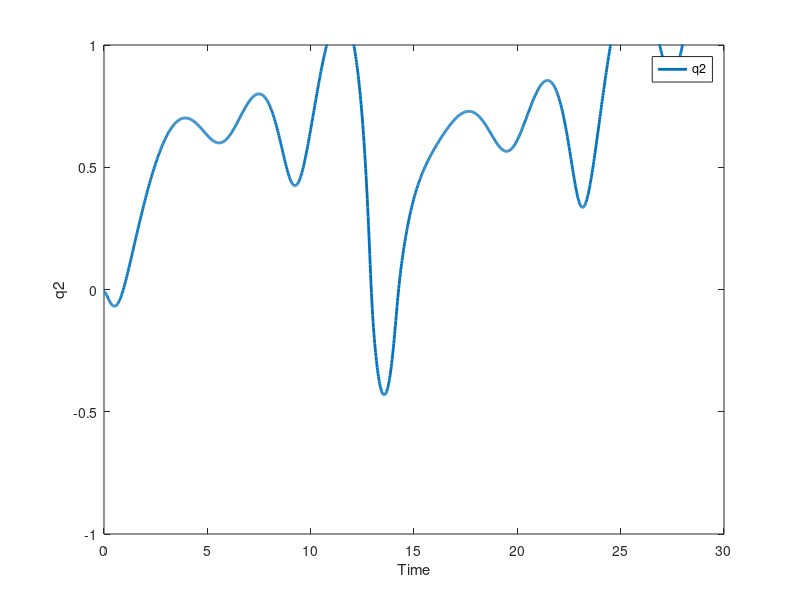
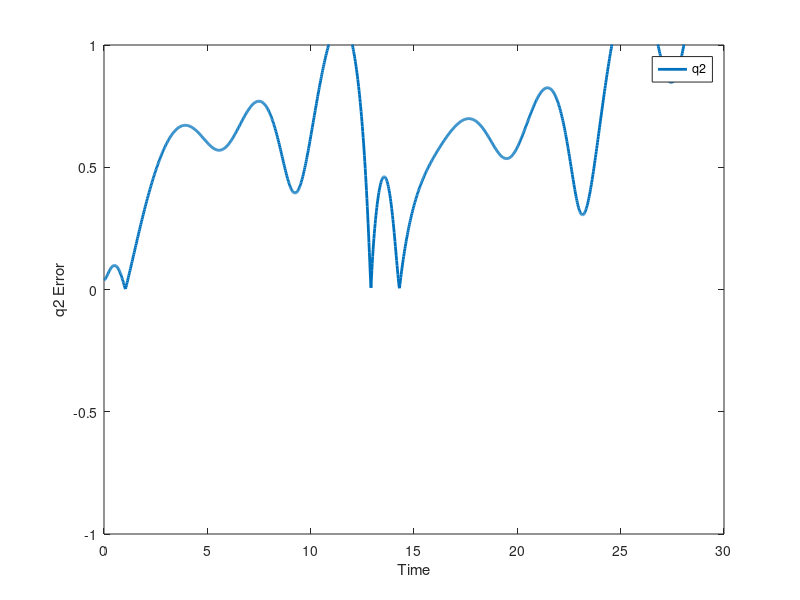

Write the MATLAB code that produced these figures, in order.
load('data.mat')
t=processdata.t;
q1=processdata.q1;
q2=processdata.q2
q3=processdata.v1;
q4=processdata.v2;


figure(2)
plot(t,q2,'linewidth',2)
axis([0 30 -1 1])
legend('q2')
xlabel('Time')
ylabel('q2')
figure(3)
error=abs(.03 - q2)
plot(t,error,'linewidth',2)
legend('q2')
axis([0 30 -1 1])
xlabel('Time')
ylabel('q2 Error')


